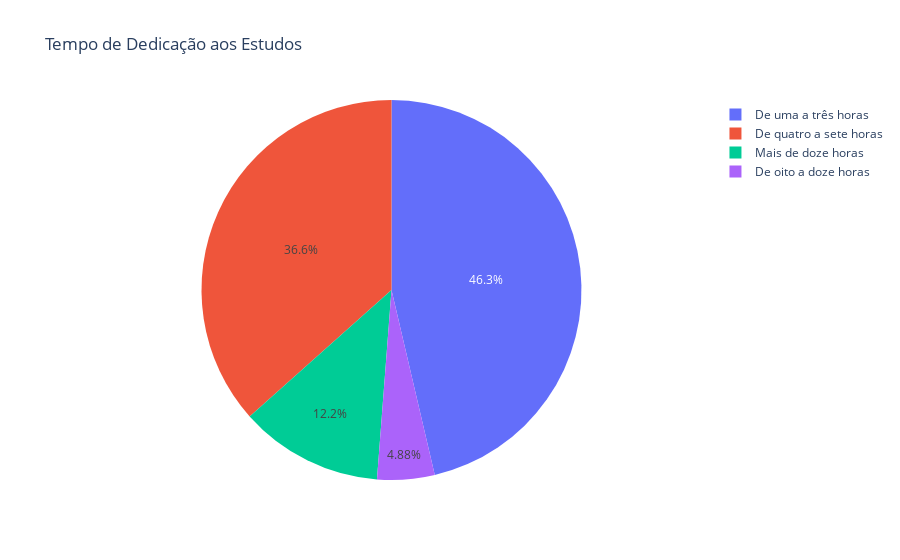

Notebook code for this chart:
### Code cell
motivo_if = df_perfil_alunos['horas_dedicacao'].value_counts().reset_index()
motivo_if.columns = ['horas_dedicacao', 'Número de Alunos']

fig_motivo_if = px.pie(motivo_if, names='horas_dedicacao', values='Número de Alunos',
             title='Tempo de Dedicação aos Estudos')

fig_motivo_if

### Figure 1 — Plotly figure (JSON) as saved in the notebook; plotly's stock layout.template omitted (floating-point values rounded to 4 significant figures)
{"data": [{"domain": {"x": [0, 1], "y": [0, 1]}, "hovertemplate": "horas_dedicacao=%{label}<br>Número de Alunos=%{value}<extra></extra>", "labels": ["De uma a três horas", "De quatro a sete horas", "Mais de doze horas", "De oito a doze horas"], "legendgroup": "", "name": "", "showlegend": true, "type": "pie", "values": [19, 15, 5, 2]}], "layout": {"legend": {"tracegroupgap": 0}, "title": {"text": "Tempo de Dedicação aos Estudos"}}}
